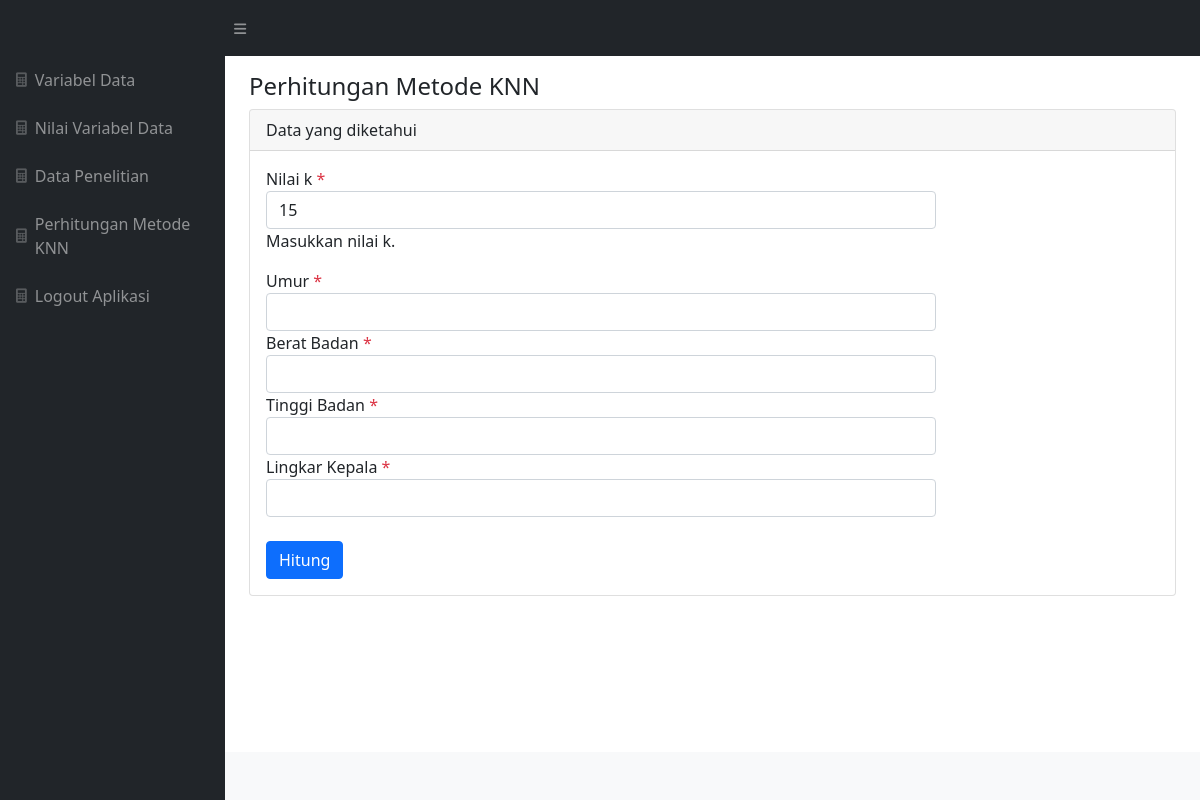
Page /index.php?m=hitung (signed in) on the committed database.
### tables this page shows
CREATE TABLE `tb_atribut` (
  `id_atribut` varchar(16) NOT NULL,
  `nama_atribut` varchar(255) DEFAULT NULL,
  `status_atribut` varchar(255) DEFAULT NULL,
  `nilai` tinyint(1) DEFAULT NULL,
  `keterangan` varchar(255) DEFAULT NULL
);

### functions.php (called while the page is built, shortened)
<?php
include 'config.php';
include 'includes/db.php';
$db = new DB($config['server'], $config['username'], $config['password'], $config['database_name']);
$ATRIBUT = array();
$rows = $db->get_results("SELECT * FROM tb_atribut ORDER BY id_atribut");
foreach ($rows as $row) {
    $ATRIBUT[$row->id_atribut] = $row;
}
function set_value($key = null, $default = null)
{
    return $default;
}

### config.php (called while the page is built)
<?php
$config["server"] = 'localhost';
$config["username"] = 'root';
$config["password"] = '';
$config["database_name"] = 'nisaknn';

### includes/db.php (called while the page is built, shortened)
<?php
class DB
{
    var $conn = null;
    public function __construct($host, $username, $passwd, $dbname)
    {
        $this->conn = mysqli_connect($host, $username, $passwd, $dbname);
    }
    public function query($sql)
    {
        $query = mysqli_query($this->conn, $sql) or die('<pre>Error mysqli_query: ' . mysqli_error($this->conn) . '<br />' . $sql . '</pre>');
        return $query;
    }
    public function get_results($sql)
    {
        $query = $this->query($sql);
        $arr = array();
        while ($row = mysqli_fetch_object($query)) {
            $arr[] = $row;
        }
        return $arr;
    }
}

### hitung.php (the view, shortened to what this page needs)
<div class="page-header">
    <h4>Perhitungan Metode KNN</h4>
</div>
<?php
$atribut = $ATRIBUT;
unset($atribut[$TARGET]);
?>
<div class="card mb-3">
    <div class="card-header">Data yang diketahui</div>
    <div class="card-body">
        <form class="form-horizontal" method="POST" action="?m=hitung#hasil">
            <div class="form-group"><label class="col-sm-3 control-label">Nilai k <span class="text-danger">*</span></label>
                <div class="col-sm-9">
                    <input class="form-control" type="text" name="nilai_k" value="<?= set_value('nilai_k', 15) ?>" />
                    <p class="help-block">Masukkan nilai k.</p>
                </div>
            </div>
            <?php
            foreach ($atribut as $key => $val) : ?>
                <div class="form-group">
                    <label class="col-sm-3 control-label"><?= $val->nama_atribut ?> <span class="text-danger">*</span></label>
                    <div class="col-sm-9">
                        <?php if (isset($ATRIBUT_NILAI[$key])) : ?>
                            <select class="form-control" name="nilai[<?= $key ?>]">
                                <option value="">&nbsp;</option>
                                <?= get_nilai_option($key, isset($_POST['nilai'][$key]) ? $_POST['nilai'][$key] : '') ?>
                            </select>
                        <?php else : ?>
                            <input class="form-control" type="text" name="nilai[<?= $key ?>]" value="<?= isset($_POST['nilai'][$key]) ? $_POST['nilai'][$key] : '' ?>" />
                        <?php endif ?>
                    </div>
                </div>
            <?php endforeach ?>
            <div class="form-group">
                <div class="col-sm-9">
                    <button class="btn btn-primary"><span class=""></span> Hitung</button>
                </div>
            </div>
        </form>
    </div>
</div>

### rows in the picture
tb_atribut: nama_atribut "Umur"
tb_atribut: nama_atribut "Berat Badan"
tb_atribut: nama_atribut "Tinggi Badan"
tb_atribut: nama_atribut "Lingkar Kepala"
